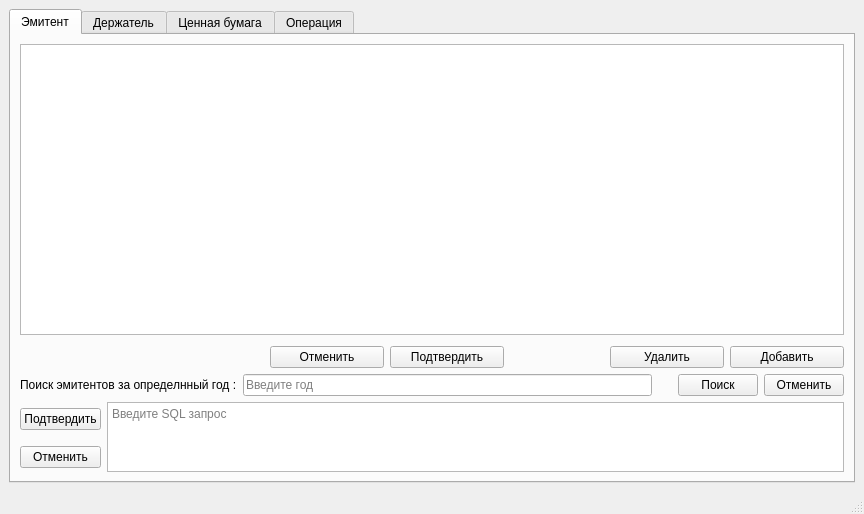
<?xml version="1.0" encoding="UTF-8"?>
<ui version="4.0">
 <class>MainWindow</class>
 <widget class="QMainWindow" name="MainWindow">
  <property name="geometry">
   <rect>
    <x>0</x>
    <y>0</y>
    <width>864</width>
    <height>514</height>
   </rect>
  </property>
  <property name="windowTitle">
   <string>MainWindow</string>
  </property>
  <widget class="QWidget" name="centralwidget">
   <layout class="QGridLayout" name="gridLayout">
    <item row="0" column="0">
     <widget class="QTabWidget" name="tabWidget">
      <property name="currentIndex">
       <number>0</number>
      </property>
      <widget class="QWidget" name="issuerTab">
       <attribute name="title">
        <string>Эмитент</string>
       </attribute>
       <layout class="QGridLayout" name="gridLayout_5">
        <item row="0" column="0">
         <widget class="QTableView" name="issuerTableView"/>
        </item>
        <item row="1" column="0">
         <layout class="QVBoxLayout" name="verticalLayout">
          <item>
           <layout class="QHBoxLayout" name="horizontalLayout">
            <property name="leftMargin">
             <number>250</number>
            </property>
            <property name="topMargin">
             <number>5</number>
            </property>
            <property name="rightMargin">
             <number>0</number>
            </property>
            <item>
             <widget class="QPushButton" name="cancelIssuerPushButton">
              <property name="text">
               <string>Отменить</string>
              </property>
             </widget>
            </item>
            <item>
             <widget class="QPushButton" name="asseptIssuerPushButton">
              <property name="text">
               <string>Подтвердить</string>
              </property>
             </widget>
            </item>
            <item>
             <spacer name="horizontalSpacer_2">
              <property name="orientation">
               <enum>Qt::Horizontal</enum>
              </property>
              <property name="sizeType">
               <enum>QSizePolicy::Fixed</enum>
              </property>
              <property name="sizeHint" stdset="0">
               <size>
                <width>100</width>
                <height>20</height>
               </size>
              </property>
             </spacer>
            </item>
            <item>
             <widget class="QPushButton" name="RemoveIssuerPushButton">
              <property name="text">
               <string>Удалить</string>
              </property>
             </widget>
            </item>
            <item>
             <widget class="QPushButton" name="addIssuerPushButton">
              <property name="text">
               <string>Добавить</string>
              </property>
             </widget>
            </item>
           </layout>
          </item>
          <item>
           <layout class="QHBoxLayout" name="horizontalLayout_2">
            <item>
             <widget class="QLabel" name="label">
              <property name="text">
               <string>Поиск эмитентов за определнный год :</string>
              </property>
             </widget>
            </item>
            <item>
             <widget class="QLineEdit" name="YearLineEdit">
              <property name="placeholderText">
               <string>Введите год</string>
              </property>
             </widget>
            </item>
            <item>
             <spacer name="horizontalSpacer">
              <property name="orientation">
               <enum>Qt::Horizontal</enum>
              </property>
              <property name="sizeType">
               <enum>QSizePolicy::Preferred</enum>
              </property>
              <property name="sizeHint" stdset="0">
               <size>
                <width>20</width>
                <height>20</height>
               </size>
              </property>
             </spacer>
            </item>
            <item>
             <widget class="QPushButton" name="SearchPushButton">
              <property name="text">
               <string>Поиск</string>
              </property>
             </widget>
            </item>
            <item>
             <widget class="QPushButton" name="CancelSearchPushButton">
              <property name="text">
               <string>Отменить</string>
              </property>
             </widget>
            </item>
           </layout>
          </item>
         </layout>
        </item>
        <item row="2" column="0">
         <layout class="QGridLayout" name="gridLayout_4">
          <item row="0" column="0">
           <widget class="QPushButton" name="QueryPushButton">
            <property name="text">
             <string>Подтвердить</string>
            </property>
           </widget>
          </item>
          <item row="0" column="1" rowspan="2">
           <widget class="QTextEdit" name="QueryTextEdit">
            <property name="html">
             <string>&lt;!DOCTYPE HTML PUBLIC &quot;-//W3C//DTD HTML 4.0//EN&quot; &quot;http://www.w3.org/TR/REC-html40/strict.dtd&quot;&gt;
&lt;html&gt;&lt;head&gt;&lt;meta name=&quot;qrichtext&quot; content=&quot;1&quot; /&gt;&lt;style type=&quot;text/css&quot;&gt;
p, li { white-space: pre-wrap; }
&lt;/style&gt;&lt;/head&gt;&lt;body style=&quot; font-family:'Noto Sans'; font-size:9pt; font-weight:400; font-style:normal;&quot;&gt;
&lt;p style=&quot;-qt-paragraph-type:empty; margin-top:0px; margin-bottom:0px; margin-left:0px; margin-right:0px; -qt-block-indent:0; text-indent:0px;&quot;&gt;&lt;br /&gt;&lt;/p&gt;&lt;/body&gt;&lt;/html&gt;</string>
            </property>
            <property name="placeholderText">
             <string>Введите SQL запрос</string>
            </property>
           </widget>
          </item>
          <item row="1" column="0">
           <widget class="QPushButton" name="CancelQueryPushButton">
            <property name="text">
             <string>Отменить</string>
            </property>
           </widget>
          </item>
         </layout>
        </item>
       </layout>
      </widget>
      <widget class="QWidget" name="stockholderTab">
       <attribute name="title">
        <string>Держатель</string>
       </attribute>
       <layout class="QGridLayout" name="gridLayout_3">
        <item row="0" column="0">
         <layout class="QVBoxLayout" name="verticalLayout_2">
          <item>
           <widget class="QTableView" name="stockholderTableView"/>
          </item>
          <item>
           <layout class="QHBoxLayout" name="horizontalLayout_3">
            <property name="leftMargin">
             <number>250</number>
            </property>
            <property name="topMargin">
             <number>5</number>
            </property>
            <property name="rightMargin">
             <number>0</number>
            </property>
            <item>
             <widget class="QPushButton" name="cancelStockholderPushButton">
              <property name="text">
               <string>Отменить</string>
              </property>
             </widget>
            </item>
            <item>
             <widget class="QPushButton" name="asseptStockholderPushButton">
              <property name="text">
               <string>Подтвердить</string>
              </property>
             </widget>
            </item>
            <item>
             <spacer name="horizontalSpacer_3">
              <property name="orientation">
               <enum>Qt::Horizontal</enum>
              </property>
              <property name="sizeType">
               <enum>QSizePolicy::Fixed</enum>
              </property>
              <property name="sizeHint" stdset="0">
               <size>
                <width>100</width>
                <height>20</height>
               </size>
              </property>
             </spacer>
            </item>
            <item>
             <widget class="QPushButton" name="RemoveStockholderPushButton">
              <property name="text">
               <string>Удалить</string>
              </property>
             </widget>
            </item>
            <item>
             <widget class="QPushButton" name="addStockholderPushButton">
              <property name="text">
               <string>Добавить</string>
              </property>
             </widget>
            </item>
           </layout>
          </item>
         </layout>
        </item>
        <item row="1" column="0">
         <layout class="QGridLayout" name="gridLayout_2">
          <item row="0" column="0">
           <widget class="QPushButton" name="stockholderQueryPushButton">
            <property name="text">
             <string>Подтвердить</string>
            </property>
           </widget>
          </item>
          <item row="0" column="1" rowspan="2">
           <widget class="QTextEdit" name="stockholderQueryTextEdit">
            <property name="html">
             <string>&lt;!DOCTYPE HTML PUBLIC &quot;-//W3C//DTD HTML 4.0//EN&quot; &quot;http://www.w3.org/TR/REC-html40/strict.dtd&quot;&gt;
&lt;html&gt;&lt;head&gt;&lt;meta name=&quot;qrichtext&quot; content=&quot;1&quot; /&gt;&lt;style type=&quot;text/css&quot;&gt;
p, li { white-space: pre-wrap; }
&lt;/style&gt;&lt;/head&gt;&lt;body style=&quot; font-family:'Noto Sans'; font-size:9pt; font-weight:400; font-style:normal;&quot;&gt;
&lt;p style=&quot;-qt-paragraph-type:empty; margin-top:0px; margin-bottom:0px; margin-left:0px; margin-right:0px; -qt-block-indent:0; text-indent:0px;&quot;&gt;&lt;br /&gt;&lt;/p&gt;&lt;/body&gt;&lt;/html&gt;</string>
            </property>
            <property name="placeholderText">
             <string>Введите SQL запрос</string>
            </property>
           </widget>
          </item>
          <item row="1" column="0">
           <widget class="QPushButton" name="stockholderCancelQueryPushButton_2">
            <property name="text">
             <string>Отменить</string>
            </property>
           </widget>
          </item>
         </layout>
        </item>
       </layout>
      </widget>
      <widget class="QWidget" name="stockTab">
       <attribute name="title">
        <string>Ценная бумага</string>
       </attribute>
       <layout class="QGridLayout" name="gridLayout_6">
        <item row="0" column="0">
         <layout class="QGridLayout" name="gridLayout_12">
          <item row="1" column="0">
           <layout class="QHBoxLayout" name="horizontalLayout_9">
            <property name="leftMargin">
             <number>250</number>
            </property>
            <property name="topMargin">
             <number>5</number>
            </property>
            <property name="rightMargin">
             <number>0</number>
            </property>
            <item>
             <widget class="QPushButton" name="cancelStockPushButton">
              <property name="text">
               <string>Отменить</string>
              </property>
             </widget>
            </item>
            <item>
             <widget class="QPushButton" name="asseptStockPushButton">
              <property name="text">
               <string>Подтвердить</string>
              </property>
             </widget>
            </item>
            <item>
             <spacer name="horizontalSpacer_9">
              <property name="orientation">
               <enum>Qt::Horizontal</enum>
              </property>
              <property name="sizeType">
               <enum>QSizePolicy::Fixed</enum>
              </property>
              <property name="sizeHint" stdset="0">
               <size>
                <width>100</width>
                <height>20</height>
               </size>
              </property>
             </spacer>
            </item>
            <item>
             <widget class="QPushButton" name="RemoveStockPushButton">
              <property name="text">
               <string>Удалить</string>
              </property>
             </widget>
            </item>
            <item>
             <widget class="QPushButton" name="addStockPushButton">
              <property name="text">
               <string>Добавить</string>
              </property>
             </widget>
            </item>
           </layout>
          </item>
          <item row="0" column="0">
           <widget class="QTableView" name="stockTableView"/>
          </item>
         </layout>
        </item>
        <item row="2" column="0">
         <layout class="QHBoxLayout" name="horizontalLayout_4">
          <item>
           <widget class="QLabel" name="label_4">
            <property name="text">
             <string>Поиск ценных бумаг, подвергавшихся операции:</string>
            </property>
           </widget>
          </item>
          <item>
           <widget class="QComboBox" name="comboBox">
            <item>
             <property name="text">
              <string>Консолидация</string>
             </property>
            </item>
            <item>
             <property name="text">
              <string>Дробление</string>
             </property>
            </item>
           </widget>
          </item>
          <item>
           <spacer name="horizontalSpacer_4">
            <property name="orientation">
             <enum>Qt::Horizontal</enum>
            </property>
            <property name="sizeHint" stdset="0">
             <size>
              <width>40</width>
              <height>20</height>
             </size>
            </property>
           </spacer>
          </item>
          <item>
           <widget class="QPushButton" name="operationPushButton">
            <property name="sizePolicy">
             <sizepolicy hsizetype="Minimum" vsizetype="Fixed">
              <horstretch>0</horstretch>
              <verstretch>0</verstretch>
             </sizepolicy>
            </property>
            <property name="minimumSize">
             <size>
              <width>0</width>
              <height>25</height>
             </size>
            </property>
            <property name="baseSize">
             <size>
              <width>20</width>
              <height>0</height>
             </size>
            </property>
            <property name="text">
             <string>Поиск</string>
            </property>
           </widget>
          </item>
         </layout>
        </item>
        <item row="4" column="0">
         <layout class="QGridLayout" name="gridLayout_13">
          <item row="0" column="1" rowspan="2">
           <widget class="QTextEdit" name="stockQueryTextEdit">
            <property name="html">
             <string>&lt;!DOCTYPE HTML PUBLIC &quot;-//W3C//DTD HTML 4.0//EN&quot; &quot;http://www.w3.org/TR/REC-html40/strict.dtd&quot;&gt;
&lt;html&gt;&lt;head&gt;&lt;meta name=&quot;qrichtext&quot; content=&quot;1&quot; /&gt;&lt;style type=&quot;text/css&quot;&gt;
p, li { white-space: pre-wrap; }
&lt;/style&gt;&lt;/head&gt;&lt;body style=&quot; font-family:'Noto Sans'; font-size:9pt; font-weight:400; font-style:normal;&quot;&gt;
&lt;p style=&quot;-qt-paragraph-type:empty; margin-top:0px; margin-bottom:0px; margin-left:0px; margin-right:0px; -qt-block-indent:0; text-indent:0px;&quot;&gt;&lt;br /&gt;&lt;/p&gt;&lt;/body&gt;&lt;/html&gt;</string>
            </property>
            <property name="placeholderText">
             <string>Введите SQL запрос</string>
            </property>
           </widget>
          </item>
          <item row="0" column="0">
           <widget class="QPushButton" name="stockQueryPushButton">
            <property name="text">
             <string>Подтвердить</string>
            </property>
           </widget>
          </item>
          <item row="1" column="0">
           <widget class="QPushButton" name="stockCancelQueryPushButton">
            <property name="text">
             <string>Отменить</string>
            </property>
           </widget>
          </item>
         </layout>
        </item>
        <item row="1" column="0">
         <layout class="QHBoxLayout" name="horizontalLayout_10">
          <item>
           <widget class="QLabel" name="label_3">
            <property name="minimumSize">
             <size>
              <width>0</width>
              <height>0</height>
             </size>
            </property>
            <property name="text">
             <string>Поиск ценных бумаг, номинальной стоимостью выше суммы:</string>
            </property>
            <property name="textFormat">
             <enum>Qt::AutoText</enum>
            </property>
           </widget>
          </item>
          <item>
           <widget class="QLineEdit" name="sumLineEdit">
            <property name="placeholderText">
             <string>Введите сумму</string>
            </property>
           </widget>
          </item>
          <item>
           <spacer name="horizontalSpacer_10">
            <property name="orientation">
             <enum>Qt::Horizontal</enum>
            </property>
            <property name="sizeType">
             <enum>QSizePolicy::Preferred</enum>
            </property>
            <property name="sizeHint" stdset="0">
             <size>
              <width>20</width>
              <height>20</height>
             </size>
            </property>
           </spacer>
          </item>
          <item>
           <widget class="QPushButton" name="sumPushButton">
            <property name="text">
             <string>Поиск</string>
            </property>
           </widget>
          </item>
         </layout>
        </item>
        <item row="3" column="0">
         <layout class="QHBoxLayout" name="horizontalLayout_12">
          <item>
           <widget class="QLabel" name="label_5">
            <property name="text">
             <string>Поиск ценных бумаг, изъятых из обращения за определенный период:  c</string>
            </property>
           </widget>
          </item>
          <item>
           <widget class="QLineEdit" name="beginLineEdit">
            <property name="placeholderText">
             <string>2000-01-01</string>
            </property>
           </widget>
          </item>
          <item>
           <widget class="QLabel" name="label_2">
            <property name="text">
             <string>до   </string>
            </property>
           </widget>
          </item>
          <item>
           <widget class="QLineEdit" name="endLineEdit">
            <property name="text">
             <string/>
            </property>
            <property name="placeholderText">
             <string>2022-12-12</string>
            </property>
           </widget>
          </item>
          <item>
           <spacer name="horizontalSpacer_12">
            <property name="orientation">
             <enum>Qt::Horizontal</enum>
            </property>
            <property name="sizeType">
             <enum>QSizePolicy::Preferred</enum>
            </property>
            <property name="sizeHint" stdset="0">
             <size>
              <width>20</width>
              <height>20</height>
             </size>
            </property>
           </spacer>
          </item>
          <item>
           <widget class="QPushButton" name="periodPushButton">
            <property name="text">
             <string>Поиск</string>
            </property>
           </widget>
          </item>
         </layout>
        </item>
       </layout>
      </widget>
      <widget class="QWidget" name="operationTab">
       <attribute name="title">
        <string>Операция</string>
       </attribute>
       <layout class="QGridLayout" name="gridLayout_11">
        <item row="0" column="0">
         <layout class="QVBoxLayout" name="verticalLayout_5">
          <item>
           <widget class="QTableView" name="operationTableView"/>
          </item>
          <item>
           <layout class="QHBoxLayout" name="horizontalLayout_8">
            <property name="leftMargin">
             <number>250</number>
            </property>
            <property name="topMargin">
             <number>5</number>
            </property>
            <property name="rightMargin">
             <number>0</number>
            </property>
            <item>
             <widget class="QPushButton" name="cancelOperationPushButton">
              <property name="text">
               <string>Отменить</string>
              </property>
             </widget>
            </item>
            <item>
             <widget class="QPushButton" name="asseptOperationPushButton">
              <property name="text">
               <string>Подтвердить</string>
              </property>
             </widget>
            </item>
            <item>
             <spacer name="horizontalSpacer_8">
              <property name="orientation">
               <enum>Qt::Horizontal</enum>
              </property>
              <property name="sizeType">
               <enum>QSizePolicy::Fixed</enum>
              </property>
              <property name="sizeHint" stdset="0">
               <size>
                <width>100</width>
                <height>20</height>
               </size>
              </property>
             </spacer>
            </item>
            <item>
             <widget class="QPushButton" name="RemoveOperationPushButton">
              <property name="text">
               <string>Удалить</string>
              </property>
             </widget>
            </item>
            <item>
             <widget class="QPushButton" name="addOperationPushButton">
              <property name="text">
               <string>Добавить</string>
              </property>
             </widget>
            </item>
           </layout>
          </item>
         </layout>
        </item>
        <item row="1" column="0">
         <layout class="QGridLayout" name="gridLayout_10">
          <item row="0" column="0">
           <widget class="QPushButton" name="operationQueryPushButton">
            <property name="text">
             <string>Подтвердить</string>
            </property>
           </widget>
          </item>
          <item row="0" column="1" rowspan="2">
           <widget class="QTextEdit" name="operationQueryTextEdit">
            <property name="html">
             <string>&lt;!DOCTYPE HTML PUBLIC &quot;-//W3C//DTD HTML 4.0//EN&quot; &quot;http://www.w3.org/TR/REC-html40/strict.dtd&quot;&gt;
&lt;html&gt;&lt;head&gt;&lt;meta name=&quot;qrichtext&quot; content=&quot;1&quot; /&gt;&lt;style type=&quot;text/css&quot;&gt;
p, li { white-space: pre-wrap; }
&lt;/style&gt;&lt;/head&gt;&lt;body style=&quot; font-family:'Noto Sans'; font-size:9pt; font-weight:400; font-style:normal;&quot;&gt;
&lt;p style=&quot;-qt-paragraph-type:empty; margin-top:0px; margin-bottom:0px; margin-left:0px; margin-right:0px; -qt-block-indent:0; text-indent:0px;&quot;&gt;&lt;br /&gt;&lt;/p&gt;&lt;/body&gt;&lt;/html&gt;</string>
            </property>
            <property name="placeholderText">
             <string>Введите SQL запрос</string>
            </property>
           </widget>
          </item>
          <item row="1" column="0">
           <widget class="QPushButton" name="operationCancelQueryPushButton">
            <property name="text">
             <string>Отменить</string>
            </property>
           </widget>
          </item>
         </layout>
        </item>
       </layout>
      </widget>
     </widget>
    </item>
   </layout>
  </widget>
  <widget class="QMenuBar" name="menubar">
   <property name="geometry">
    <rect>
     <x>0</x>
     <y>0</y>
     <width>864</width>
     <height>22</height>
    </rect>
   </property>
  </widget>
  <widget class="QStatusBar" name="statusbar"/>
 </widget>
 <resources/>
 <connections/>
</ui>
